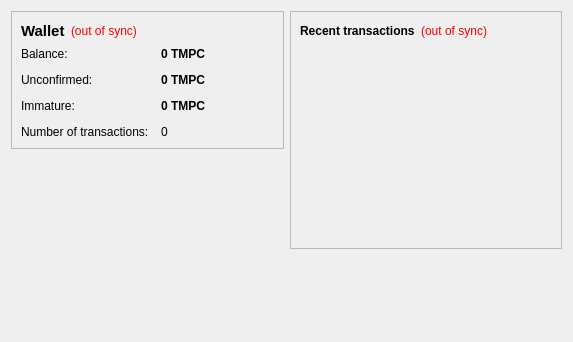
<?xml version="1.0" encoding="UTF-8"?>
<ui version="4.0">
 <class>OverviewPage</class>
 <widget class="QWidget" name="OverviewPage">
  <property name="geometry">
   <rect>
    <x>0</x>
    <y>0</y>
    <width>573</width>
    <height>342</height>
   </rect>
  </property>
  <property name="windowTitle">
   <string>Form</string>
  </property>
  <layout class="QHBoxLayout" name="horizontalLayout" stretch="1,1">
   <item>
    <layout class="QVBoxLayout" name="verticalLayout_2">
     <item>
      <widget class="QFrame" name="frame">
       <property name="frameShape">
        <enum>QFrame::StyledPanel</enum>
       </property>
       <property name="frameShadow">
        <enum>QFrame::Raised</enum>
       </property>
       <layout class="QVBoxLayout" name="verticalLayout_4">
        <item>
         <layout class="QHBoxLayout" name="horizontalLayout_4">
          <item>
           <widget class="QLabel" name="label_5">
            <property name="font">
             <font>
              <pointsize>11</pointsize>
              <weight>75</weight>
              <bold>true</bold>
             </font>
            </property>
            <property name="text">
             <string>Wallet</string>
            </property>
           </widget>
          </item>
          <item>
           <widget class="QLabel" name="labelWalletStatus">
            <property name="toolTip">
             <string>The displayed information may be out of date. Your wallet automatically synchronizes with the TempleCoin network after a connection is established, but this process has not completed yet.</string>
            </property>
            <property name="styleSheet">
             <string notr="true">QLabel { color: red; }</string>
            </property>
            <property name="text">
             <string notr="true">(out of sync)</string>
            </property>
            <property name="alignment">
             <set>Qt::AlignLeading|Qt::AlignLeft|Qt::AlignVCenter</set>
            </property>
           </widget>
          </item>
          <item>
           <spacer name="horizontalSpacer_2">
            <property name="orientation">
             <enum>Qt::Horizontal</enum>
            </property>
            <property name="sizeHint" stdset="0">
             <size>
              <width>40</width>
              <height>20</height>
             </size>
            </property>
           </spacer>
          </item>
         </layout>
        </item>
        <item>
         <layout class="QFormLayout" name="formLayout_2">
          <property name="fieldGrowthPolicy">
           <enum>QFormLayout::AllNonFixedFieldsGrow</enum>
          </property>
          <property name="horizontalSpacing">
           <number>12</number>
          </property>
          <property name="verticalSpacing">
           <number>12</number>
          </property>
          <item row="0" column="0">
           <widget class="QLabel" name="label">
            <property name="text">
             <string>Balance:</string>
            </property>
           </widget>
          </item>
          <item row="0" column="1">
           <widget class="QLabel" name="labelBalance">
            <property name="font">
             <font>
              <weight>75</weight>
              <bold>true</bold>
             </font>
            </property>
            <property name="cursor">
             <cursorShape>IBeamCursor</cursorShape>
            </property>
            <property name="toolTip">
             <string>Your current balance</string>
            </property>
            <property name="text">
             <string notr="true">0 TMPC</string>
            </property>
            <property name="textInteractionFlags">
             <set>Qt::LinksAccessibleByMouse|Qt::TextSelectableByKeyboard|Qt::TextSelectableByMouse</set>
            </property>
           </widget>
          </item>
          <item row="1" column="0">
           <widget class="QLabel" name="label_3">
            <property name="text">
             <string>Unconfirmed:</string>
            </property>
           </widget>
          </item>
          <item row="1" column="1">
           <widget class="QLabel" name="labelUnconfirmed">
            <property name="font">
             <font>
              <weight>75</weight>
              <bold>true</bold>
             </font>
            </property>
            <property name="cursor">
             <cursorShape>IBeamCursor</cursorShape>
            </property>
            <property name="toolTip">
             <string>Total of transactions that have yet to be confirmed, and do not yet count toward the current balance</string>
            </property>
            <property name="text">
             <string notr="true">0 TMPC</string>
            </property>
            <property name="textInteractionFlags">
             <set>Qt::LinksAccessibleByMouse|Qt::TextSelectableByKeyboard|Qt::TextSelectableByMouse</set>
            </property>
           </widget>
          </item>
          <item row="3" column="0">
           <widget class="QLabel" name="label_2">
            <property name="text">
             <string>Number of transactions:</string>
            </property>
           </widget>
          </item>
          <item row="3" column="1">
           <widget class="QLabel" name="labelNumTransactions">
            <property name="toolTip">
             <string>Total number of transactions in wallet</string>
            </property>
            <property name="text">
             <string notr="true">0</string>
            </property>
           </widget>
          </item>
          <item row="2" column="0">
           <widget class="QLabel" name="labelImmatureText">
            <property name="text">
             <string>Immature:</string>
            </property>
           </widget>
          </item>
          <item row="2" column="1">
           <widget class="QLabel" name="labelImmature">
            <property name="font">
             <font>
              <weight>75</weight>
              <bold>true</bold>
             </font>
            </property>
            <property name="toolTip">
             <string>Mined balance that has not yet matured</string>
            </property>
            <property name="text">
             <string notr="true">0 TMPC</string>
            </property>
            <property name="textInteractionFlags">
             <set>Qt::LinksAccessibleByMouse|Qt::TextSelectableByKeyboard|Qt::TextSelectableByMouse</set>
            </property>
           </widget>
          </item>
         </layout>
        </item>
       </layout>
      </widget>
     </item>
     <item>
      <spacer name="verticalSpacer">
       <property name="orientation">
        <enum>Qt::Vertical</enum>
       </property>
       <property name="sizeHint" stdset="0">
        <size>
         <width>20</width>
         <height>40</height>
        </size>
       </property>
      </spacer>
     </item>
    </layout>
   </item>
   <item>
    <layout class="QVBoxLayout" name="verticalLayout_3">
     <item>
      <widget class="QFrame" name="frame_2">
       <property name="frameShape">
        <enum>QFrame::StyledPanel</enum>
       </property>
       <property name="frameShadow">
        <enum>QFrame::Raised</enum>
       </property>
       <layout class="QVBoxLayout" name="verticalLayout">
        <item>
         <layout class="QHBoxLayout" name="horizontalLayout_2">
          <item>
           <widget class="QLabel" name="label_4">
            <property name="text">
             <string>&lt;b&gt;Recent transactions&lt;/b&gt;</string>
            </property>
           </widget>
          </item>
          <item>
           <widget class="QLabel" name="labelTransactionsStatus">
            <property name="toolTip">
             <string>The displayed information may be out of date. Your wallet automatically synchronizes with the TempleCoin network after a connection is established, but this process has not completed yet.</string>
            </property>
            <property name="styleSheet">
             <string notr="true">QLabel { color: red; }</string>
            </property>
            <property name="text">
             <string notr="true">(out of sync)</string>
            </property>
            <property name="alignment">
             <set>Qt::AlignRight|Qt::AlignTrailing|Qt::AlignVCenter</set>
            </property>
           </widget>
          </item>
          <item>
           <spacer name="horizontalSpacer">
            <property name="orientation">
             <enum>Qt::Horizontal</enum>
            </property>
            <property name="sizeHint" stdset="0">
             <size>
              <width>40</width>
              <height>20</height>
             </size>
            </property>
           </spacer>
          </item>
         </layout>
        </item>
        <item>
         <widget class="QListView" name="listTransactions">
          <property name="styleSheet">
           <string notr="true">QListView { background: transparent; }</string>
          </property>
          <property name="frameShape">
           <enum>QFrame::NoFrame</enum>
          </property>
          <property name="verticalScrollBarPolicy">
           <enum>Qt::ScrollBarAlwaysOff</enum>
          </property>
          <property name="horizontalScrollBarPolicy">
           <enum>Qt::ScrollBarAlwaysOff</enum>
          </property>
          <property name="selectionMode">
           <enum>QAbstractItemView::NoSelection</enum>
          </property>
         </widget>
        </item>
       </layout>
      </widget>
     </item>
     <item>
      <spacer name="verticalSpacer_2">
       <property name="orientation">
        <enum>Qt::Vertical</enum>
       </property>
       <property name="sizeHint" stdset="0">
        <size>
         <width>20</width>
         <height>40</height>
        </size>
       </property>
      </spacer>
     </item>
    </layout>
   </item>
  </layout>
 </widget>
 <resources/>
 <connections/>
</ui>
